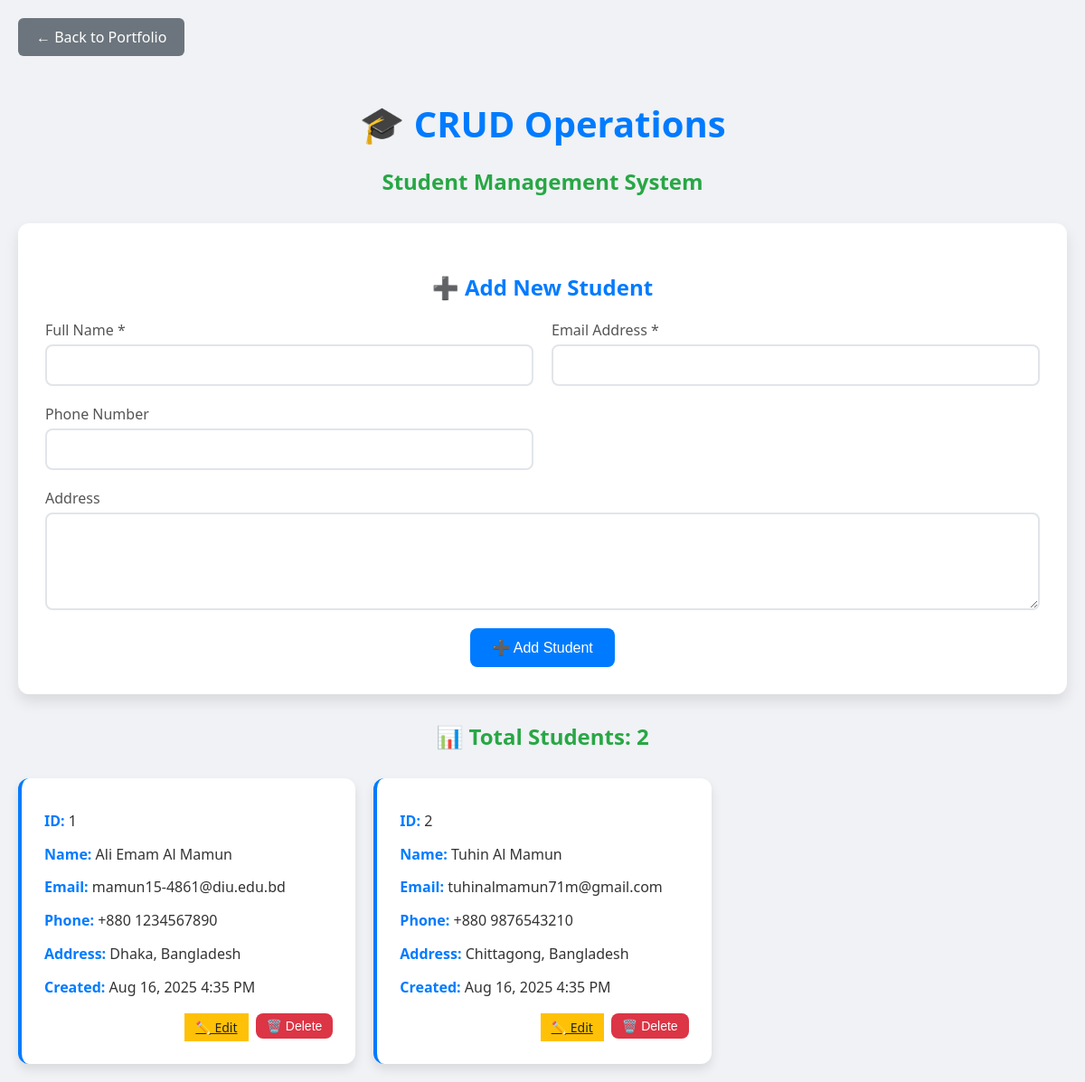
Page /crud_operations.php on the committed database.
### tables this page shows
CREATE TABLE IF NOT EXISTS crud_operations (
    id INT(6) UNSIGNED AUTO_INCREMENT PRIMARY KEY,
    name VARCHAR(50) NOT NULL,
    email VARCHAR(50) NOT NULL,
    phone VARCHAR(20),
    address TEXT,
    created_at TIMESTAMP DEFAULT CURRENT_TIMESTAMP,
    updated_at TIMESTAMP DEFAULT CURRENT_TIMESTAMP ON UPDATE CURRENT_TIMESTAMP
);

### crud_operations.php (the view, shortened to what this page needs)
<!DOCTYPE html>
<html lang="en">
<head>
</head>
<body>
    <div class="container">
        <a href="portfolio.php" class="nav-link">← Back to Portfolio</a>
        <h1>🎓 CRUD Operations</h1>
        <h2>Student Management System</h2>
        <?php
        require_once 'db_connect.php';
        $edit_student = null;
        ?>
        <div class="form-container">
            <h3 class="form-title">
                <?php echo $edit_student ? '📝 Update Student' : '➕ Add New Student'; ?>
            </h3>
            <form method="POST">
                <div class="form-grid">
                    <div class="form-group">
                        <label for="name">Full Name *</label>
                        <input type="text" id="name" name="name" required
                               value="<?php echo $edit_student ? htmlspecialchars($edit_student['name']) : ''; ?>">
                    </div>
                    <div class="form-group">
                        <label for="email">Email Address *</label>
                        <input type="email" id="email" name="email" required
                               value="<?php echo $edit_student ? htmlspecialchars($edit_student['email']) : ''; ?>">
                    </div>
                    <div class="form-group">
                        <label for="phone">Phone Number</label>
                        <input type="tel" id="phone" name="phone"
                               value="<?php echo $edit_student ? htmlspecialchars($edit_student['phone']) : ''; ?>">
                    </div>
                    <div class="form-group full-width">
                        <label for="address">Address</label>
                        <textarea id="address" name="address"><?php echo $edit_student ? htmlspecialchars($edit_student['address']) : ''; ?></textarea>
                    </div>
                </div>
                <div class="btn-group">
                    <button type="submit" class="btn-primary">
                        <?php echo $edit_student ? '🔄 Update Student' : '➕ Add Student'; ?>
                    </button>
                </div>
            </form>
        </div>
        <?php
        $sql_count = "SELECT COUNT(*) AS total FROM crud_operations";
        $count_result = mysqli_query($conn, $sql_count);
        if ($count_row = mysqli_fetch_assoc($count_result)) {
            echo "<h2>📊 Total Students: {$count_row['total']}</h2>";
        }
        $sql = "SELECT * FROM crud_operations ORDER BY created_at DESC";
        $result = mysqli_query($conn, $sql);
        if (mysqli_num_rows($result) > 0) {
            echo "<div class='card-container'>";
            while($row = mysqli_fetch_assoc($result)) {
                echo "<div class='student-card'>
                        <div class='student-info'>
                            <p><strong>ID:</strong> {$row['id']}</p>
                            <p><strong>Name:</strong> " . htmlspecialchars($row['name']) . "</p>
                            <p><strong>Email:</strong> " . htmlspecialchars($row['email']) . "</p>
                            <p><strong>Phone:</strong> " . htmlspecialchars($row['phone']) . "</p>
                            <p><strong>Address:</strong> " . htmlspecialchars($row['address']) . "</p>
                            <p><strong>Created:</strong> " . date('M j, Y g:i A', strtotime($row['created_at'])) . "</p>
                        </div>
                        <div class='card-actions'>
                            <a href='crud_operations.php?edit={$row['id']}' class='btn-warning btn-sm'>✏️ Edit</a>
                            <form method='POST' style='display: inline;' onsubmit='return confirm(\"Are you sure you want to delete this student?\");'>
                                <input type='hidden' name='action' value='delete'>
                                <input type='hidden' name='id' value='{$row['id']}'>
                                <button type='submit' class='btn-danger btn-sm'>🗑️ Delete</button>
                            </form>
                        </div>
                      </div>";
            }
            echo "</div>";
        } else {
            echo "<div class='no-data'>📋 No students found in the database.<br><small>Add your first student using the form above!</small></div>";
        }
        ?>
    </div>
</body>
</html>

### crud_operations.php (style rules this page uses)
body { font-family: 'Segoe UI', Tahoma, Geneva, Verdana, sans-serif; background: #f0f2f5; margin: 0; padding: 20px; color: #333; }
.container { max-width: 1200px; margin: 0 auto; }
h1 { text-align: center; color: #007bff; margin-bottom: 10px; font-size: 2.5rem; }
h2 { text-align: center; color: #28a745; margin-bottom: 30px; }
.form-container { background: #fff; border-radius: 12px; padding: 30px; margin-bottom: 30px; box-shadow: 0 8px 16px rgba(0, 0, 0, 0.1); }
.form-title { color: #007bff; margin-bottom: 20px; text-align: center; font-size: 1.5rem; }
.form-grid { display: grid; grid-template-columns: 1fr 1fr; gap: 20px; margin-bottom: 20px; }
.form-group { display: flex; flex-direction: column; }
.form-group.full-width { grid-column: span 2; }
label { color: #555; font-weight: 500; margin-bottom: 5px; }
input[type="text"], input[type="email"], input[type="tel"], textarea { padding: 12px 15px; border: 2px solid #e1e5e9; border-radius: 8px; font-size: 1rem; transition: border-color 0.3s ease; }
textarea { resize: vertical; min-height: 80px; }
.btn-group { display: flex; gap: 10px; justify-content: center; }
button { padding: 12px 24px; border: none; border-radius: 8px; font-size: 1rem; font-weight: 500; cursor: pointer; transition: all 0.3s ease; }
.btn-primary { background: #007bff; color: white; }
.btn-warning { background: #ffc107; color: #212529; }
.btn-danger { background: #dc3545; color: white; }
.card-container { display: grid; grid-template-columns: repeat(auto-fill, minmax(350px, 1fr)); gap: 20px; margin-top: 30px; }
.student-card { background: #fff; border-radius: 12px; padding: 25px; box-shadow: 0 6px 12px rgba(0, 0, 0, 0.1); transition: transform 0.3s ease, box-shadow 0.3s ease; border-left: 4px solid #007bff; }
.student-info { line-height: 1.8; margin-bottom: 15px; }
.student-info p { margin: 8px 0; }
.student-info strong { color: #007bff; font-weight: 600; }
.card-actions { display: flex; gap: 8px; justify-content: flex-end; }
.btn-sm { padding: 6px 12px; font-size: 0.875rem; }
.nav-link { display: inline-block; padding: 10px 20px; background: #6c757d; color: white; text-decoration: none; border-radius: 6px; margin-bottom: 20px; transition: background 0.3s ease; }

### rows in the picture
crud_operations: id "1", name "Ali Emam Al Mamun", email "mamun15-4861@diu.edu.bd", phone "+880 1234567890", address "Dhaka, Bangladesh", created_at "Aug 16, 2025 4:35 PM"
crud_operations: id "2", name "Tuhin Al Mamun", email "tuhinalmamun71m@gmail.com", phone "+880 9876543210", address "Chittagong, Bangladesh", created_at "Aug 16, 2025 4:35 PM"

### other values in the picture
$count_row['total'] "2"
